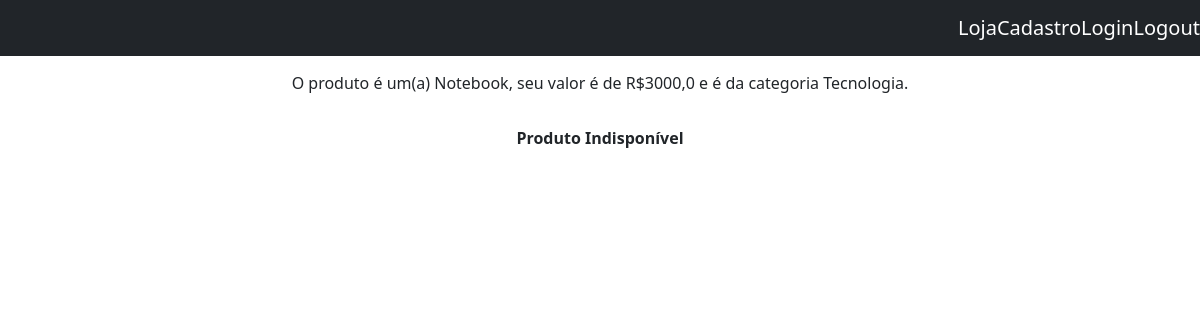
The page /loja/detalhe/1 on the database as committed earlier.
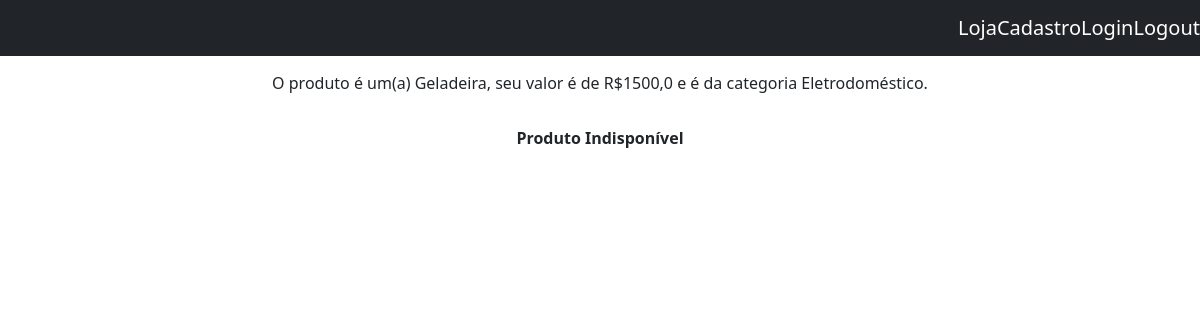
The same page on the database as committed later.
### loja/models.py (models this page shows, shortened)
class Produto(models.Model):
    nome = models.CharField(max_length=30)
    valor = models.FloatField()
    categoria = models.ForeignKey(Categoria, on_delete=models.CASCADE, default=1)
    vendido = models.BooleanField(default=False)

class Categoria(models.Model):
    nome = models.CharField(max_length=30)

### loja/views.py (the view)
# urls.py: path('detalhe/<int:produto_id>', views.detalhes, name='detalhes'),
def detalhes(request, produto_id):
    produtos = get_object_or_404(Produto, pk=produto_id)
    produtos_a_exibir = {
        'produtos': produtos
    }
    return render(request, 'detalhes.html', produtos_a_exibir)

### template/detalhes.html (shortened to what this page needs)
<!DOCTYPE html>
<html lang="pt-br">
<head>
    <link href="https://cdn.jsdelivr.net/npm/bootstrap@5.1.3/dist/css/bootstrap.min.css" rel="stylesheet">
</head>
<body>
    {% include 'partials/_nav.html' %}
    <div style="padding-top: 15px; text-align: center;">
        <p>O produto é um(a) {{ produtos.nome }}, seu valor é de R${{ produtos.valor }} e é da categoria {{ produtos.categoria.nome }}.</p>
    </div>
    <div style="padding-top: 15px; text-align: center;"><b>
        {% if produtos.vendido %}
            Produto Indisponível
        {% else %}
            Produto Disponível
        {% endif %}
    </b>
    </div>
    </body>
</html>

Rows that differ between the two databases and show on the page:
changed Produto: nome "Notebook" → "Geladeira"; valor "3000,0" → "1500,0"; categoria.nome "Tecnologia" → "Eletrodoméstico"
